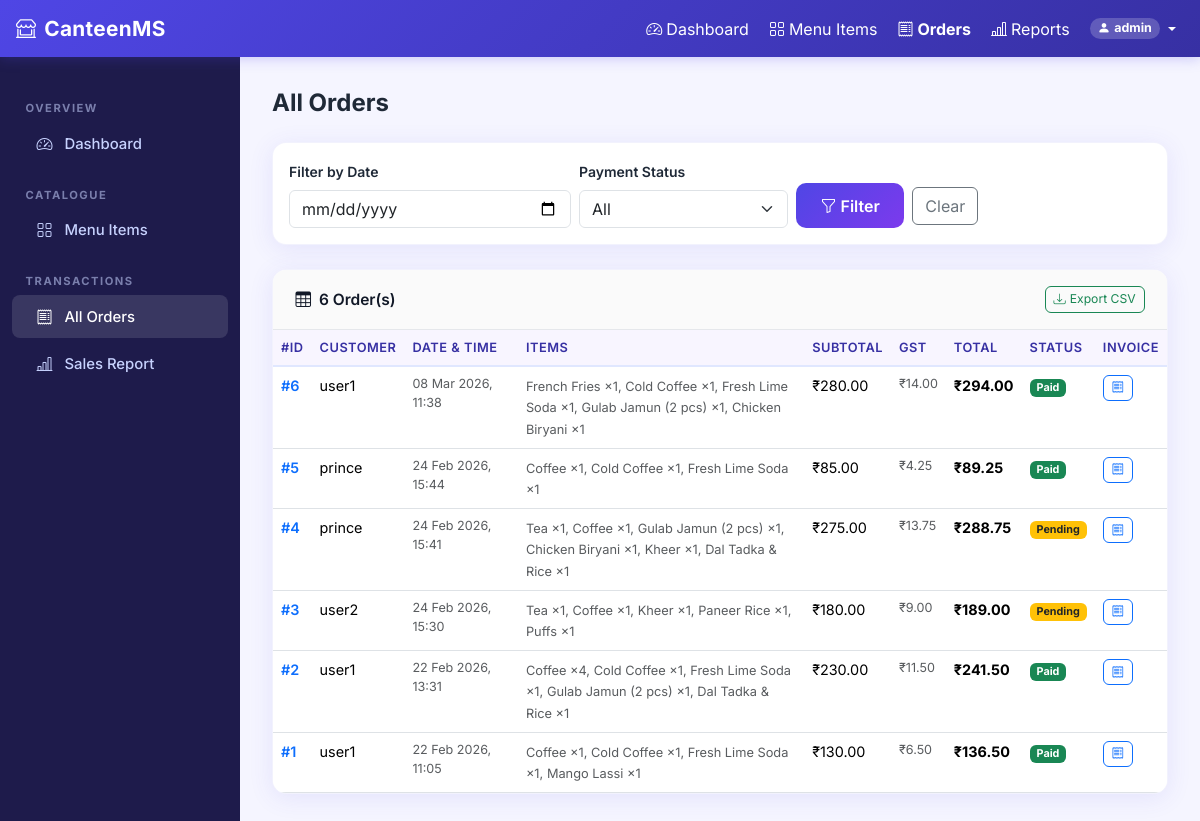
Page /admin/orders (signed in) on the committed database.
### models/user.py (models this page shows, shortened)
class User(UserMixin, db.Model):
    __tablename__ = "users"
    id = db.Column(db.Integer, primary_key=True)
    username = db.Column(db.String(80), unique=True, nullable=False)
    email = db.Column(db.String(120), unique=True, nullable=True)
    password_hash = db.Column(db.String(256), nullable=False)
    role = db.Column(db.String(20), nullable=False, default="user")  # 'admin' or 'user'
    orders = db.relationship("Order", back_populates="user", lazy="dynamic")
    @property
    def is_admin(self) -> bool:
        return self.role == "admin"

### models/order.py (models this page shows, shortened)
class Order(db.Model):
    __tablename__ = "orders"
    id = db.Column(db.Integer, primary_key=True)
    user_id = db.Column(db.Integer, db.ForeignKey("users.id"), nullable=False)
    subtotal = db.Column(db.Float, nullable=False, default=0.0)
    gst_amount = db.Column(db.Float, nullable=False, default=0.0)
    total_amount = db.Column(db.Float, nullable=False, default=0.0)
    order_date = db.Column(db.DateTime, nullable=False, default=datetime.utcnow)
    payment_method = db.Column(db.String(20), nullable=True) # 'Cash', 'UPI', 'Card'
    payment_status = db.Column(db.String(20), nullable=False, default="pending")  # 'pending' | 'paid' | 'failed'
    user = db.relationship("User", back_populates="orders")
    items = db.relationship("OrderItem", back_populates="order", cascade="all, delete-orphan")

class OrderItem(db.Model):
    __tablename__ = "order_items"
    id = db.Column(db.Integer, primary_key=True)
    order_id = db.Column(db.Integer, db.ForeignKey("orders.id"), nullable=False)
    menu_id = db.Column(db.Integer, db.ForeignKey("menu_items.id"), nullable=True)
    quantity = db.Column(db.Integer, nullable=False, default=1)
    item_price = db.Column(db.Float, nullable=False)
    item_name = db.Column(db.String(120), nullable=False, default="")
    order = db.relationship("Order", back_populates="items")
    menu_item = db.relationship("MenuItem", back_populates="order_items")

### routes/admin.py (the view, shortened to what this page needs)
@admin_bp.route("/orders")
@admin_required
def orders():
    filter_date   = request.args.get("date", "")
    filter_status = request.args.get("status", "")
    query = Order.query.order_by(Order.order_date.desc())
    if filter_status:
        query = query.filter_by(payment_status=filter_status)
    all_orders = query.all()
    return render_template(
        "admin/orders.html",
        orders=all_orders,
        filter_date=filter_date,
        filter_status=filter_status,
    )

### app.py (called while the page is built)
def create_app(config_class=Config):
    app = Flask(__name__)
    app.config.from_object(config_class)
    db.init_app(app)
    csrf = CSRFProtect(app)
    login_manager = LoginManager(app)
    login_manager.login_view      = "auth.login"
    login_manager.login_message   = "Please log in to access this page."
    login_manager.login_message_category = "warning"
    @login_manager.user_loader
    def load_user(user_id: str):
        return db.session.get(User, int(user_id))
    register_blueprints(app)
    @app.errorhandler(403)
    def forbidden(e):
        return render_template("errors/403.html"), 403
    @app.errorhandler(404)
    def not_found(e):
        return render_template("errors/404.html"), 404
    @app.errorhandler(500)
    def server_error(e):
        return render_template("errors/500.html"), 500
    with app.app_context():
        db.create_all()
    return app

### routes/admin.py (called while the page is built)
def admin_required(f):
    @wraps(f)
    def decorated(*args, **kwargs):
        if not current_user.is_authenticated or not current_user.is_admin:
            abort(403)
        return f(*args, **kwargs)
    return login_required(decorated)

### routes/user.py (called while the page is built)
@user_bp.app_context_processor
def inject_cart_count():
    if current_user.is_authenticated and not current_user.is_admin:
        return {"cart_item_count": cart_item_count()}
    return {"cart_item_count": 0}

### templates/admin/orders.html (shortened to what this page needs)
{% extends "base.html" %}
{% block content %}
<div class="d-flex" style="min-height:calc(100vh - 60px)">
    <aside class="sidebar d-none d-md-flex flex-column">
        <div class="sidebar-heading">Overview</div>
        <a href="{{ url_for('admin.dashboard') }}" class="nav-link"><i class="bi bi-speedometer2"></i> Dashboard</a>
        <div class="sidebar-heading">Catalogue</div>
        <a href="{{ url_for('admin.items') }}" class="nav-link"><i class="bi bi-grid"></i> Menu Items</a>
        <div class="sidebar-heading">Transactions</div>
        <a href="{{ url_for('admin.orders') }}" class="nav-link active"><i class="bi bi-receipt"></i> All Orders</a>
        <a href="{{ url_for('admin.report') }}" class="nav-link"><i class="bi bi-bar-chart-line"></i> Sales Report</a>
    </aside>
    <main class="admin-main">
        <h1 class="h4 fw-bold mb-4">All Orders</h1>
        <div class="content-card mb-4">
            <div class="p-3">
                <form method="GET" action="{{ url_for('admin.orders') }}" class="row g-2 align-items-end">
                    <div class="col-sm-4">
                        <label class="form-label small fw-semibold">Filter by Date</label>
                        <input type="date" class="form-control" name="date" value="{{ filter_date }}">
                    </div>
                    <div class="col-sm-3">
                        <label class="form-label small fw-semibold">Payment Status</label>
                        <select class="form-select" name="status">
                            <option value="">All</option>
                        </select>
                    </div>
                    <div class="col-sm-auto">
                        <button type="submit" class="btn btn-primary-custom">
                            <i class="bi bi-funnel me-1"></i>Filter
                        </button>
                        <a href="{{ url_for('admin.orders') }}" class="btn btn-outline-secondary ms-1">Clear</a>
                    </div>
                </form>
            </div>
        </div>
        <div class="content-card">
            <div class="card-header-custom">
                <span><i class="bi bi-table me-2"></i>{{ orders|length }} Order(s)</span>
                <a href="{{ url_for('admin.export_report') }}" class="btn btn-xs btn-outline-success">
                    <i class="bi bi-download me-1"></i>Export CSV
                </a>
            </div>
            <div class="table-responsive">
                <table class="table custom-table mb-0">
                    <thead>
                        <tr>
                            <th>#ID</th>
                            <th>Customer</th>
                            <th>Date & Time</th>
                            <th>Items</th>
                            <th>Subtotal</th>
                            <th>GST</th>
                            <th>Total</th>
                            <th>Status</th>
                            <th>Invoice</th>
                        </tr>
                    </thead>
                    <tbody>
                        {% for order in orders %}
                        <tr>
                            <td class="fw-semibold text-primary">#{{ order.id }}</td>
                            <td>{{ order.user.username if order.user else '—' }}</td>
                            <td class="text-muted small">{{ order.order_date.strftime("%d %b %Y, %H:%M") }}</td>
                            <td>
                                <span class="text-muted" style="font-size:0.8rem">
                                    {% for oi in order.items %}
                                    {{ oi.item_name }} ×{{ oi.quantity }}{% if not loop.last %}, {% endif %}
                                    {% endfor %}
                                </span>
                            </td>
                            <td>₹{{ '%.2f'|format(order.subtotal) }}</td>
                            <td class="text-muted small">₹{{ '%.2f'|format(order.gst_amount) }}</td>
                            <td class="fw-bold">₹{{ '%.2f'|format(order.total_amount) }}</td>
                            <td>
                                <span
                                    class="badge {{ 'bg-success' if order.payment_status == 'paid' else 'bg-warning text-dark' }}">
                                    {{ order.payment_status | capitalize }}
                                </span>
                            </td>
                            <td>
                                <a href="{{ url_for('user.invoice', order_id=order.id) }}"
                                    class="btn btn-xs btn-outline-primary" target="_blank">
                                    <i class="bi bi-receipt"></i>
                                </a>
                            </td>
                        </tr>
                        {% else %}
                        <tr>
                            <td colspan="9" class="text-center text-muted py-5">
                                <i class="bi bi-inbox fs-2 d-block mb-2"></i>No orders found.
                            </td>
                        </tr>
                        {% endfor %}
                    </tbody>
                </table>
            </div>
        </div>
    </main>
</div>
{% endblock %}

### templates/base.html (shortened to what this page needs)
<!DOCTYPE html>
<html lang="en">
<head>
    <link href="https://cdn.jsdelivr.net/npm/bootstrap@5.3.2/dist/css/bootstrap.min.css" rel="stylesheet">
    <link href="https://cdn.jsdelivr.net/npm/bootstrap-icons@1.11.3/font/bootstrap-icons.min.css" rel="stylesheet">
    <link href="{{ url_for('static', filename='css/style.css') }}" rel="stylesheet">
</head>
<body>
    <nav class="navbar navbar-main navbar-expand-lg sticky-top" id="mainNavbar">
        <div class="container-fluid px-3">
            <a class="navbar-brand d-flex align-items-center gap-2"
                href="{{ url_for('admin.dashboard') if current_user.is_authenticated and current_user.is_admin else (url_for('user.menu') if current_user.is_authenticated else url_for('auth.login')) }}">
                <i class="bi bi-shop-window fs-5"></i> CanteenMS
            </a>
            <div class="collapse navbar-collapse" id="mainNav">
                <ul class="navbar-nav ms-auto align-items-lg-center gap-1">
                    {% if current_user.is_authenticated %}
                    {% if current_user.is_admin %}
                    <li class="nav-item">
                        <a class="nav-link {% if request.endpoint == 'admin.dashboard' %}fw-bold{% endif %}"
                            href="{{ url_for('admin.dashboard') }}">
                            <i class="bi bi-speedometer2 me-1"></i>Dashboard
                        </a>
                    </li>
                    <li class="nav-item">
                        <a class="nav-link {% if request.endpoint == 'admin.items' %}fw-bold{% endif %}"
                            href="{{ url_for('admin.items') }}">
                            <i class="bi bi-grid me-1"></i>Menu Items
                        </a>
                    </li>
                    <li class="nav-item">
                        <a class="nav-link {% if request.endpoint == 'admin.orders' %}fw-bold{% endif %}"
                            href="{{ url_for('admin.orders') }}">
                            <i class="bi bi-receipt me-1"></i>Orders
                        </a>
                    </li>
                    <li class="nav-item">
                        <a class="nav-link {% if request.endpoint == 'admin.report' %}fw-bold{% endif %}"
                            href="{{ url_for('admin.report') }}">
                            <i class="bi bi-bar-chart-line me-1"></i>Reports
                        </a>
                    </li>
                    {% endif %}
                    <li class="nav-item dropdown">
                        <a class="nav-link dropdown-toggle d-flex align-items-center gap-1" href="#"
                            data-bs-toggle="dropdown">
                            <span class="badge rounded-pill" style="background:rgba(255,255,255,0.2);font-size:0.78rem">
                                <i class="bi bi-person-fill me-1"></i>{{ current_user.username }}
                            </span>
                        </a>
                    </li>
                    {% endif %}
                </ul>
            </div>
        </div>
    </nav>
    {% block content %}{% endblock %}
</body>
</html>

### static/css/style.css (style rules this page uses)
:root { --primary: #4f46e5; --primary-dark: #3730a3; --primary-light: #e0e7ff; --success: #10b981; --danger: #ef4444; --warning: #f59e0b; --info: #06b6d4; --dark: #111827; --sidebar-bg: #1e1b4b; --sidebar-text: #c7d2fe; --card-shadow: 0 4px 24px rgba(79,70,229,0.10); --radius: 14px; --transition: 0.22s cubic-bezier(.4,0,.2,1); }
*, *::before, *::after { box-sizing: border-box; }
body { font-family: 'Inter', sans-serif; background: #f5f5ff; color: #1f2937; min-height: 100vh; }
a { text-decoration: none; }
.navbar-brand { font-weight: 700; font-size: 1.3rem; letter-spacing: 0.3px; }
.navbar-main { background: linear-gradient(135deg, var(--primary) 0%, var(--primary-dark) 100%); box-shadow: 0 2px 12px rgba(79,70,229,0.25); }
.navbar-main .nav-link, .navbar-main .navbar-brand { color: #fff !important; }
.sidebar { background: var(--sidebar-bg); min-height: calc(100vh - 60px); width: 240px; flex-shrink: 0; position: sticky; top: 60px; padding-top: 1.5rem; }
.sidebar .nav-link { color: var(--sidebar-text); padding: 0.6rem 1.4rem; border-radius: 8px; margin: 2px 12px; font-size: 0.93rem; font-weight: 500; transition: background var(--transition), color var(--transition); display: flex; align-items: center; gap: 10px; }
.sidebar .nav-link:hover, .sidebar .nav-link.active { background: rgba(255,255,255,0.12); color: #fff; }
.sidebar .nav-link i { width: 20px; text-align: center; font-size: 1rem; }
.sidebar-heading { font-size: 0.7rem; font-weight: 700; text-transform: uppercase; letter-spacing: 1.5px; color: rgba(199,210,254,0.55); padding: 0.6rem 1.6rem 0.2rem; margin-top: 0.6rem; }
.admin-main { flex: 1; padding: 2rem; max-width: 100%; }
.content-card { background: #fff; border-radius: var(--radius); box-shadow: var(--card-shadow); border: 1px solid rgba(79,70,229,0.07); overflow: hidden; }
.content-card .card-header-custom { padding: 1rem 1.4rem; border-bottom: 1px solid #e5e7eb; font-weight: 600; font-size: 0.97rem; color: var(--dark); background: #fafafa; display: flex; align-items: center; justify-content: space-between; }
.custom-table { font-size: 0.9rem; }
.custom-table thead th { background: #f8f5ff; color: var(--primary-dark); font-weight: 600; font-size: 0.8rem; text-transform: uppercase; letter-spacing: 0.5px; border-bottom: 2px solid var(--primary-light); white-space: nowrap; }
.custom-table tbody tr { transition: background var(--transition); }
.btn-primary-custom { background: linear-gradient(135deg, var(--primary) 0%, #7c3aed 100%); border: none; color: #fff; font-weight: 600; padding: 0.65rem 1.5rem; border-radius: 10px; transition: opacity var(--transition), transform var(--transition); }
.btn-xs { padding: 0.2rem 0.5rem; font-size: 0.76rem; border-radius: 6px; }

### rows in the picture
User: username "admin"
Order: id "6", user "user1", order_date "08 Mar 2026, 11:38", subtotal "280.00", gst_amount "14.00", total_amount "294.00", payment_status "Paid"
OrderItem: item_name "French Fries", quantity "1"
OrderItem: item_name "Cold Coffee", quantity "1"
OrderItem: item_name "Fresh Lime Soda", quantity "1"
OrderItem: item_name "Gulab Jamun (2 pcs)", quantity "1"
OrderItem: item_name "Chicken Biryani", quantity "1"
Order: id "5", user "prince", order_date "24 Feb 2026, 15:44", subtotal "85.00", gst_amount "4.25", total_amount "89.25", payment_status "Paid"
OrderItem: item_name "Coffee", quantity "1"
OrderItem: item_name "Cold Coffee", quantity "1"
OrderItem: item_name "Fresh Lime Soda", quantity "1"
Order: id "4", user "prince", order_date "24 Feb 2026, 15:41", subtotal "275.00", gst_amount "13.75", total_amount "288.75", payment_status "Pending"
OrderItem: item_name "Tea", quantity "1"
OrderItem: item_name "Coffee", quantity "1"
OrderItem: item_name "Gulab Jamun (2 pcs)", quantity "1"
OrderItem: item_name "Chicken Biryani", quantity "1"
OrderItem: item_name "Kheer", quantity "1"
OrderItem: item_name "Dal Tadka & Rice", quantity "1"
Order: id "3", user "user2", order_date "24 Feb 2026, 15:30", subtotal "180.00", gst_amount "9.00", total_amount "189.00", payment_status "Pending"
OrderItem: item_name "Tea", quantity "1"
OrderItem: item_name "Coffee", quantity "1"
OrderItem: item_name "Kheer", quantity "1"
OrderItem: item_name "Paneer Rice", quantity "1"
OrderItem: item_name "Puffs", quantity "1"
Order: id "2", user "user1", order_date "22 Feb 2026, 13:31", subtotal "230.00", gst_amount "11.50", total_amount "241.50", payment_status "Paid"
OrderItem: item_name "Coffee", quantity "4"
OrderItem: item_name "Cold Coffee", quantity "1"
OrderItem: item_name "Fresh Lime Soda", quantity "1"
OrderItem: item_name "Gulab Jamun (2 pcs)", quantity "1"
OrderItem: item_name "Dal Tadka & Rice", quantity "1"
Order: id "1", user "user1", order_date "22 Feb 2026, 11:05", subtotal "130.00", gst_amount "6.50", total_amount "136.50", payment_status "Paid"
OrderItem: item_name "Coffee", quantity "1"
OrderItem: item_name "Cold Coffee", quantity "1"
OrderItem: item_name "Fresh Lime Soda", quantity "1"
OrderItem: item_name "Mango Lassi", quantity "1"

### other values in the picture
{{ orders|length }} "6"
